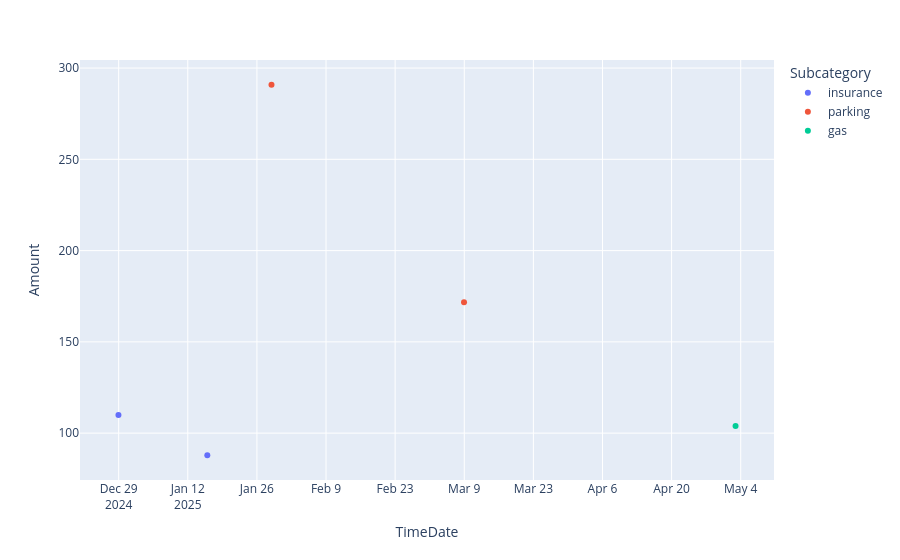

The notebook cell saved with this chart:
### Code cell
category = 'transportation'

spending_time = pd.read_sql_query(f'''
                SELECT Purchase.Category, Purchase.Subcategory, Payments.Amount, Purchase.TimeDate
                FROM Purchase
                JOIN Payments ON Purchase.PaymentID = Payments.PaymentID
                WHERE Purchase.UserID = {userid} AND Purchase.Category = '{category}'
                ORDER BY Purchase.Category, Purchase.TimeDate
                                    ''', conn)

#spending_time["Running"] = spending_time.groupby(["Category", "Subcategory"])["Amount"].cumsum()

print(spending_time)

fig = px.scatter(spending_time, x="TimeDate", y="Amount", color="Subcategory")
fig.show()

### Figure 1 — Plotly figure (JSON) as saved in the notebook; plotly's stock layout.template omitted (floating-point values rounded to 4 significant figures)
{"data": [{"hovertemplate": "Subcategory=insurance<br>TimeDate=%{x}<br>Amount=%{y}<extra></extra>", "legendgroup": "insurance", "marker": {"color": "#636efa", "symbol": "circle"}, "mode": "markers", "name": "insurance", "orientation": "v", "showlegend": true, "type": "scatter", "x": ["2024-12-28 22:53:39", "2025-01-15 22:53:39"], "xaxis": "x", "y": [109.9, 87.89], "yaxis": "y"}, {"hovertemplate": "Subcategory=parking<br>TimeDate=%{x}<br>Amount=%{y}<extra></extra>", "legendgroup": "parking", "marker": {"color": "#EF553B", "symbol": "circle"}, "mode": "markers", "name": "parking", "orientation": "v", "showlegend": true, "type": "scatter", "x": ["2025-01-28 22:53:39", "2025-03-08 22:53:39"], "xaxis": "x", "y": [290.9, 171.6], "yaxis": "y"}, {"hovertemplate": "Subcategory=gas<br>TimeDate=%{x}<br>Amount=%{y}<extra></extra>", "legendgroup": "gas", "marker": {"color": "#00cc96", "symbol": "circle"}, "mode": "markers", "name": "gas", "orientation": "v", "showlegend": true, "type": "scatter", "x": ["2025-05-02 22:53:39"], "xaxis": "x", "y": [103.9], "yaxis": "y"}], "layout": {"legend": {"title": {"text": "Subcategory"}, "tracegroupgap": 0}, "margin": {"t": 60}, "xaxis": {"anchor": "y", "domain": [0, 1], "title": {"text": "TimeDate"}}, "yaxis": {"anchor": "x", "domain": [0, 1], "title": {"text": "Amount"}}}}
